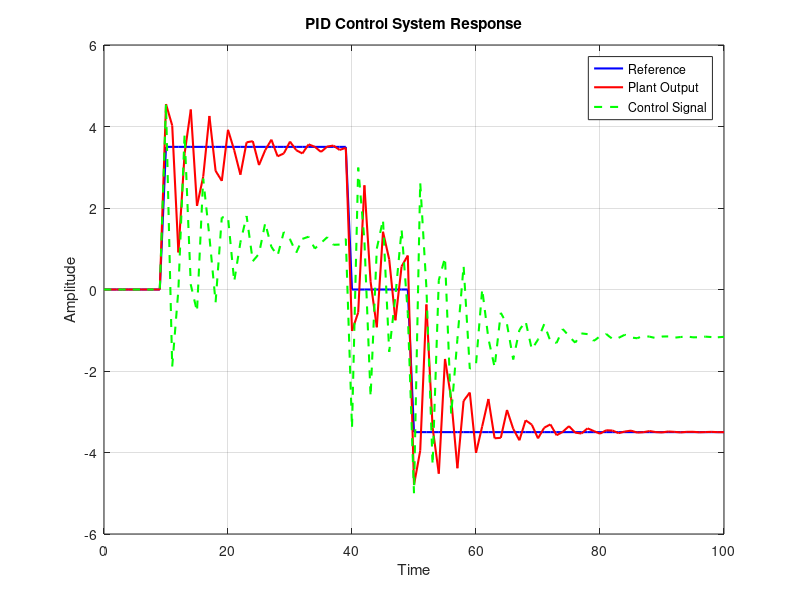

Reproduce this figure in MATLAB.
clc
fid = fopen('Test/Libraries/PID/Export/pid_control_response.dat', 'r');
if (fid == -1)
  error('Could not open file.');
end

% Read the header line (optional, but good practice)
header = fgetl(fid);
disp(header); % Display the header

% Read the numerical data, specifying the format as floating-point numbers
data = textscan(fid, '%f%f%f%f', 'Delimiter', '\t');

fclose(fid);

% Assign the data to separate variables
time = data{1};
reference = data{2};
control_signal = data{3};
plant_output = data{4};

% Now you can proceed with plotting as described before
plot(time, reference, 'b-', 'linewidth', 1.5, 'DisplayName', 'Reference');
hold on;
plot(time, plant_output, 'r-', 'linewidth', 1.5, 'DisplayName', 'Plant Output');
plot(time, control_signal, 'g--', 'linewidth', 1.5, 'DisplayName', 'Control Signal');

xlabel('Time');
ylabel('Amplitude');
title('PID Control System Response');
legend('show');
grid on;
